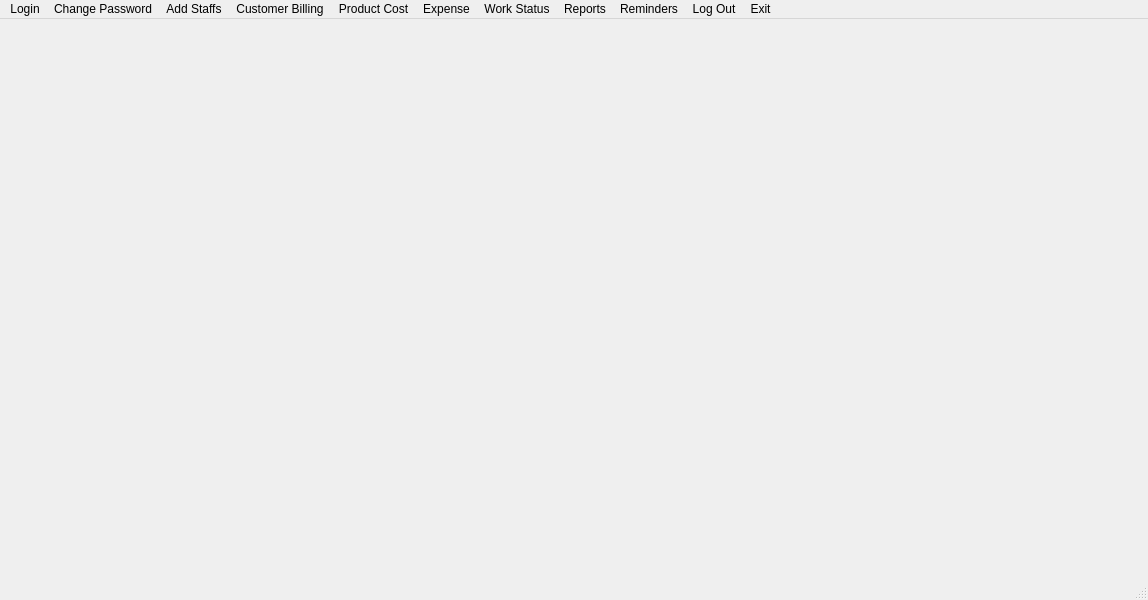
<?xml version="1.0" encoding="UTF-8"?>
<ui version="4.0">
 <class>MainWindow</class>
 <widget class="QMainWindow" name="MainWindow">
  <property name="geometry">
   <rect>
    <x>0</x>
    <y>0</y>
    <width>1148</width>
    <height>600</height>
   </rect>
  </property>
  <property name="windowTitle">
   <string>MainWindow</string>
  </property>
  <widget class="QWidget" name="centralwidget"/>
  <widget class="QMenuBar" name="menubar">
   <property name="geometry">
    <rect>
     <x>0</x>
     <y>0</y>
     <width>1148</width>
     <height>26</height>
    </rect>
   </property>
   <widget class="QMenu" name="menuLogin">
    <property name="title">
     <string>Login</string>
    </property>
    <addaction name="actionAdmin_Login"/>
    <addaction name="actionStaff_Login"/>
   </widget>
   <widget class="QMenu" name="menuChange_Password">
    <property name="title">
     <string>Change Password</string>
    </property>
   </widget>
   <widget class="QMenu" name="menuAdd_Staffs">
    <property name="title">
     <string>Add Staffs</string>
    </property>
   </widget>
   <widget class="QMenu" name="menuCustomer_Billing">
    <property name="title">
     <string>Customer Billing</string>
    </property>
   </widget>
   <widget class="QMenu" name="menuProduct_Cost">
    <property name="title">
     <string>Product Cost</string>
    </property>
   </widget>
   <widget class="QMenu" name="menuExpense">
    <property name="title">
     <string>Expense</string>
    </property>
   </widget>
   <widget class="QMenu" name="menuWork_Status">
    <property name="title">
     <string>Work Status</string>
    </property>
   </widget>
   <widget class="QMenu" name="menuReports">
    <property name="title">
     <string>Reports</string>
    </property>
   </widget>
   <widget class="QMenu" name="menuReminders">
    <property name="title">
     <string>Reminders</string>
    </property>
   </widget>
   <widget class="QMenu" name="menuLogout">
    <property name="title">
     <string>Log Out</string>
    </property>
   </widget>
   <widget class="QMenu" name="menuExit">
    <property name="title">
     <string>Exit</string>
    </property>
   </widget>
   <addaction name="menuLogin"/>
   <addaction name="menuChange_Password"/>
   <addaction name="menuAdd_Staffs"/>
   <addaction name="menuCustomer_Billing"/>
   <addaction name="menuProduct_Cost"/>
   <addaction name="menuExpense"/>
   <addaction name="menuWork_Status"/>
   <addaction name="menuReports"/>
   <addaction name="menuReminders"/>
   <addaction name="menuLogout"/>
   <addaction name="menuExit"/>
  </widget>
  <widget class="QStatusBar" name="statusbar"/>
  <action name="actionAdmin_Login">
   <property name="text">
    <string>Admin Login</string>
   </property>
  </action>
  <action name="actionStaff_Login">
   <property name="text">
    <string>Staff Login</string>
   </property>
  </action>
 </widget>
 <resources/>
 <connections/>
</ui>
